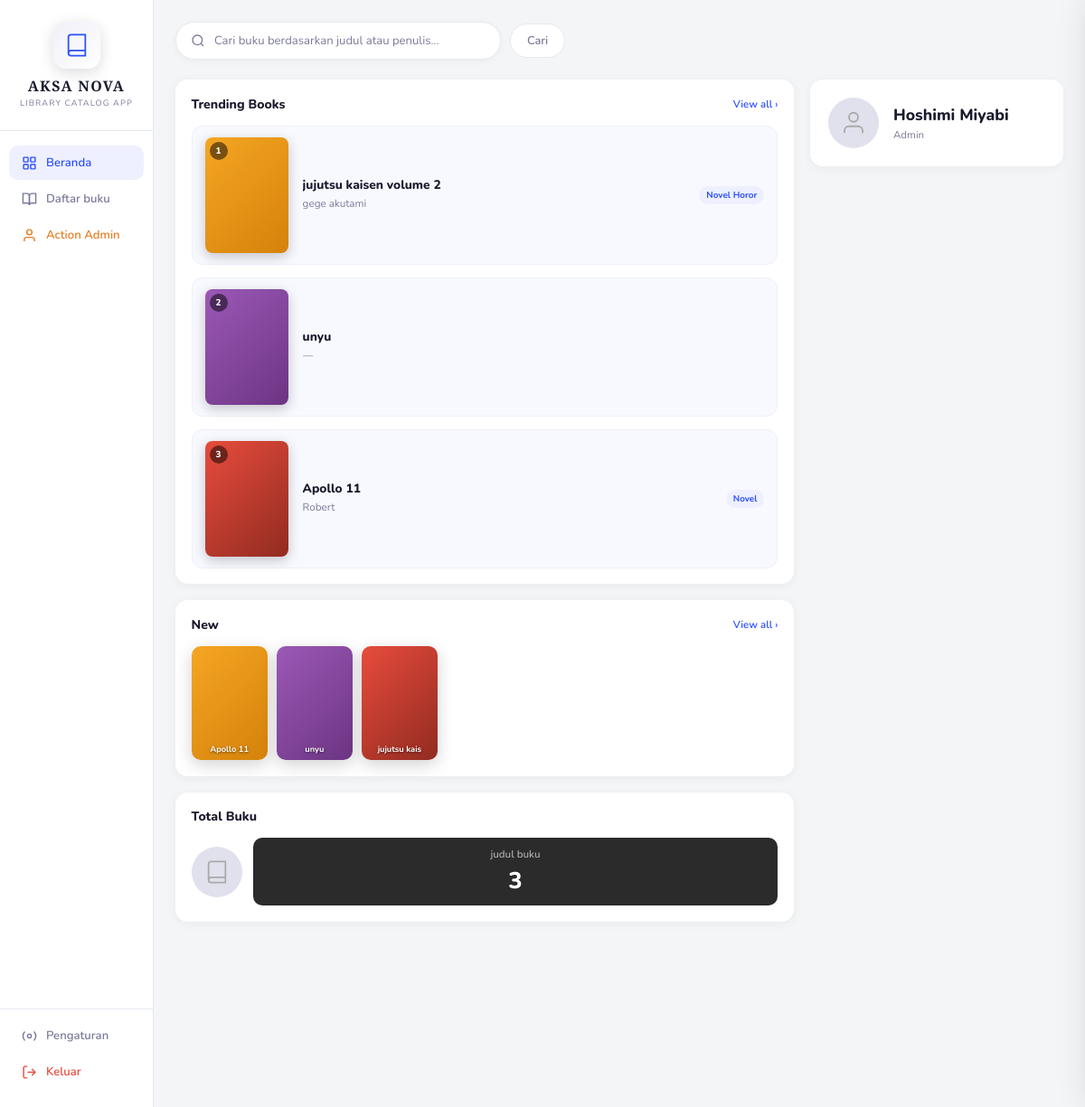
The page /beranda.php (signed in) on the database its author committed.
### tables this page shows
CREATE TABLE `buku` (
  `id` int NOT NULL,
  `judul` varchar(255) NOT NULL,
  `penulis` varchar(255) NOT NULL DEFAULT '',
  `isbn` varchar(50) NOT NULL DEFAULT '',
  `genre` varchar(100) NOT NULL DEFAULT '',
  `sinopsis` text,
  `stok` int NOT NULL DEFAULT '0',
  `gambar` varchar(500) NOT NULL DEFAULT '',
  `created_at` timestamp NULL DEFAULT CURRENT_TIMESTAMP,
  `updated_at` timestamp NULL DEFAULT CURRENT_TIMESTAMP ON UPDATE CURRENT_TIMESTAMP
);

CREATE TABLE `admin_profile` (
  `id` int NOT NULL,
  `user_id` int NOT NULL,
  `display_name` varchar(100) NOT NULL DEFAULT 'Admin',
  `foto` varchar(255) NOT NULL DEFAULT '',
  `updated_at` timestamp NULL DEFAULT CURRENT_TIMESTAMP ON UPDATE CURRENT_TIMESTAMP
);

### beranda.php (the view, shortened to what this page needs)
<?php
require_once "db.php";
$user_name  = $_SESSION["user_name"];
$role       = $_SESSION["role"];
$is_admin   = ($role === "admin");
$search = trim($_GET["q"] ?? "");
$trending = [];
$res = mysqli_query($conn,
    "SELECT b.*, COUNT(l.id) AS jumlah_like
     FROM buku b
     LEFT JOIN buku_likes l ON l.buku_id = b.id
     GROUP BY b.id
     ORDER BY jumlah_like DESC, b.id ASC
     LIMIT 5"
);
while ($row = mysqli_fetch_assoc($res)) $trending[] = $row;
$new_books = [];
$res = mysqli_query($conn, "SELECT * FROM buku ORDER BY created_at DESC, id DESC LIMIT 10");
while ($row = mysqli_fetch_assoc($res)) $new_books[] = $row;
$total_res  = mysqli_query($conn, "SELECT COUNT(*) AS total FROM buku");
$total_row  = mysqli_fetch_assoc($total_res);
$total_buku = $total_row["total"];
$thumb_colors = ["c1","c2","c3","c4","c5","c6","c7","c8"];
$profil_res  = mysqli_query($conn, "SELECT * FROM admin_profile LIMIT 1");
$profil      = $profil_res ? mysqli_fetch_assoc($profil_res) : null;
$profil_nama = $profil["display_name"] ?? $user_name;
$profil_foto = $profil["foto"] ?? "";
?>
<!DOCTYPE html>
<html lang="id">
<head>
  <link rel="stylesheet" href="https://cdn.jsdelivr.net/npm/bootstrap-icons@1.13.1/font/bootstrap-icons.min.css"/>
</head>
<body>
<aside class="sidebar" id="sidebar">
  <div class="logo-wrap">
    <div class="logo-icon">
      <svg viewBox="0 0 24 24" fill="none" stroke="currentColor" stroke-width="1.5">
        <path d="M4 19.5A2.5 2.5 0 0 1 6.5 17H20"/>
        <path d="M6.5 2H20v20H6.5A2.5 2.5 0 0 1 4 19.5v-15A2.5 2.5 0 0 1 6.5 2z"/>
      </svg>
    </div>
    <div class="logo-name">AKSA NOVA</div>
    <div class="logo-sub">Library Catalog App</div>
  </div>
  <nav class="nav">
    <a href="beranda.php" class="nav-item active">
      <svg viewBox="0 0 24 24" fill="none" stroke="currentColor" stroke-width="2"><rect x="3" y="3" width="7" height="7" rx="1"/><rect x="14" y="3" width="7" height="7" rx="1"/><rect x="3" y="14" width="7" height="7" rx="1"/><rect x="14" y="14" width="7" height="7" rx="1"/></svg>
      Beranda
    </a>
    <a href="daftar_buku.php" class="nav-item">
      <svg viewBox="0 0 24 24" fill="none" stroke="currentColor" stroke-width="2"><path d="M2 3h6a4 4 0 0 1 4 4v14a3 3 0 0 0-3-3H2z"/><path d="M22 3h-6a4 4 0 0 0-4 4v14a3 3 0 0 1 3-3h7z"/></svg>
      Daftar buku
    </a>
    <?php if ($is_admin): ?>
    <a href="halaman_admin.php" class="nav-item admin-only">
      <svg viewBox="0 0 24 24" fill="none" stroke="currentColor" stroke-width="2"><path d="M20 21v-2a4 4 0 0 0-4-4H8a4 4 0 0 0-4 4v2"/><circle cx="12" cy="7" r="4"/></svg>
      Action Admin
    </a>
    <?php endif; ?>
  </nav>
  <div class="nav-bottom">
    <a href="#" class="nav-item" onclick="bukaSettings(); return false;" title="Pengaturan Tampilan">
      <svg viewBox="0 0 24 24" fill="none" stroke="currentColor" stroke-width="2"><circle cx="12" cy="12" r="3"/><path d="M19.07 4.93a10 10 0 0 1 0 14.14M4.93 4.93a10 10 0 0 0 0 14.14"/></svg>
      Pengaturan
    </a>
    <a href="logout.php" class="nav-item" style="color:#e74c3c;">
      <svg viewBox="0 0 24 24" fill="none" stroke="currentColor" stroke-width="2"><path d="M9 21H5a2 2 0 0 1-2-2V5a2 2 0 0 1 2-2h4"/><polyline points="16 17 21 12 16 7"/><line x1="21" y1="12" x2="9" y2="12"/></svg>
      Keluar
    </a>
  </div>
</aside>
<main class="main">
  <form method="GET" action="beranda.php">
    <div class="topbar">
      <div class="search-wrap">
        <svg viewBox="0 0 24 24" fill="none" stroke="currentColor" stroke-width="2"><circle cx="11" cy="11" r="8"/><path d="m21 21-4.35-4.35"/></svg>
        <input type="text" name="q" placeholder="Cari buku berdasarkan judul atau penulis…" value="<?= htmlspecialchars($search) ?>"/>
      </div>
      <button type="submit" class="tab-btn">Cari</button>
    </div>
  </form>
  <div class="grid">
    <div class="col-left">
      <div class="section-card">
        <div class="section-header">
          <span class="section-title">Trending Books</span>
          <a href="daftar_buku.php" class="view-all">View all &rsaquo;</a>
        </div>
        <?php if (empty($trending)): ?>
          <div class="empty-row">Belum ada buku di katalog.</div>
        <?php else: ?>
        <div class="trending-list">
          <?php foreach ($trending as $i => $buku):
            $col = $thumb_colors[$i % count($thumb_colors)];
          ?>
          <div class="book-card" onclick="bukaDetailBuku(<?= $buku['id'] ?>)">
            <div class="book-thumb <?= $col ?>">
              <div class="book-rank"><?= $i + 1 ?></div>
            </div>
            <div class="book-info">
              <div class="book-title"><?= htmlspecialchars($buku["judul"]) ?></div>
              <div class="book-author"><?= htmlspecialchars($buku["penulis"] ?: "—") ?></div>
            </div>
            <?php if ($buku["genre"]): ?>
              <span class="book-genre"><?= htmlspecialchars($buku["genre"]) ?></span>
            <?php endif; ?>
          </div>
          <?php endforeach; ?>
        </div>
        <?php endif; ?>
      </div>
      <div class="section-card">
        <div class="section-header">
          <span class="section-title">New</span>
          <a href="daftar_buku.php" class="view-all">View all &rsaquo;</a>
        </div>
        <?php if (empty($new_books)): ?>
          <div class="empty-row">Belum ada buku.</div>
        <?php else: ?>
        <div class="books-row">
          <?php foreach ($new_books as $i => $buku):
            $col = $thumb_colors[$i % count($thumb_colors)];
          ?>
          <div class="book-item" onclick="bukaDetailBuku(<?= $buku['id'] ?>)">
            <div class="book-cover <?= $buku["gambar"] && file_exists($buku["gambar"]) ? "" : $col ?>">
              <?php if ($buku["gambar"] && file_exists($buku["gambar"])): ?>
                <img src="<?= htmlspecialchars($buku["gambar"]) ?>" alt="<?= htmlspecialchars($buku["judul"]) ?>">
              <?php else: ?>
                <div class="book-cover-label"><?= htmlspecialchars(mb_substr($buku["judul"], 0, 12)) ?></div>
              <?php endif; ?>
            </div>
          </div>
          <?php endforeach; ?>
        </div>
        <?php endif; ?>
      </div>
      <div class="stats-card">
        <div class="section-header">
          <span class="section-title">Total Buku</span>
        </div>
        <div class="stats-inner">
          <div class="stats-avatar">
            <svg viewBox="0 0 24 24" fill="none" stroke="currentColor" stroke-width="1.5">
              <path d="M4 19.5A2.5 2.5 0 0 1 6.5 17H20"/><path d="M6.5 2H20v20H6.5A2.5 2.5 0 0 1 4 19.5v-15A2.5 2.5 0 0 1 6.5 2z"/>
            </svg>
          </div>
          <div class="stat-box dark">
            <div class="stat-label">judul buku</div>
            <div class="stat-num"><?= $total_buku ?></div>
          </div>
        </div>
      </div>
    </div>
    <div class="col-right">
      <div class="admin-card">
        <div class="admin-avatar">
          <?php if ($profil_foto && file_exists($profil_foto)): ?>
            <img src="<?= htmlspecialchars($profil_foto) ?>?v=<?= filemtime($profil_foto) ?>" alt="Admin"
                 style="width:100%;height:100%;object-fit:cover;border-radius:50%;display:block;"/>
          <?php else: ?>
            <svg viewBox="0 0 24 24" fill="none" stroke="currentColor" stroke-width="1.5">
              <path d="M20 21v-2a4 4 0 0 0-4-4H8a4 4 0 0 0-4 4v2"/>
              <circle cx="12" cy="7" r="4"/>
            </svg>
          <?php endif; ?>
        </div>
        <div>
          <div class="admin-name"><?= htmlspecialchars($profil_nama) ?></div>
          <div class="admin-role">Admin</div>
        </div>
      </div>
    </div>
  </div>
</main>
</body>
</html>

### settings_include.php (style rules this page uses)
:root { --font-family: 'Nunito', sans-serif; --font-size-base: 14px; --font-weight-base: 400; --radius: 14px; --spacing: 1rem; --trans-speed: .2s; --accent-rgb: 43,79,255; --border-color: #e8e9f0; --card-border: #eef0fc; --book-card: #f8f9ff; }
body { font-family: var(--font-family) !important; font-size: var(--font-size-base) !important; font-weight: var(--font-weight-base) !important; }
.sidebar { border-right: 1px solid var(--border-color) !important; }
.book-card { background: var(--book-card) !important; border-color: var(--card-border) !important; }
.section-card, .stats-card, .admin-card { background: var(--card) !important; }
html body .section-card, html body .stats-card { padding: calc(var(--spacing) * 1.1) !important; }
body, .sidebar, .section-card, .stats-card, .admin-card, .book-card, .nav-item { transition: background var(--trans-speed) ease, color var(--trans-speed) ease !important; }

### rows shown on the page
buku: judul "jujutsu kaisen volume 2", penulis "gege akutami", genre "Novel Horor", judul "jujutsu kais"
buku: judul "unyu", penulis "—"
buku: judul "Apollo 11", penulis "Robert", genre "Novel"
admin_profile: display_name "Hoshimi Miyabi"

### other values the page prints
$total_buku "3"
